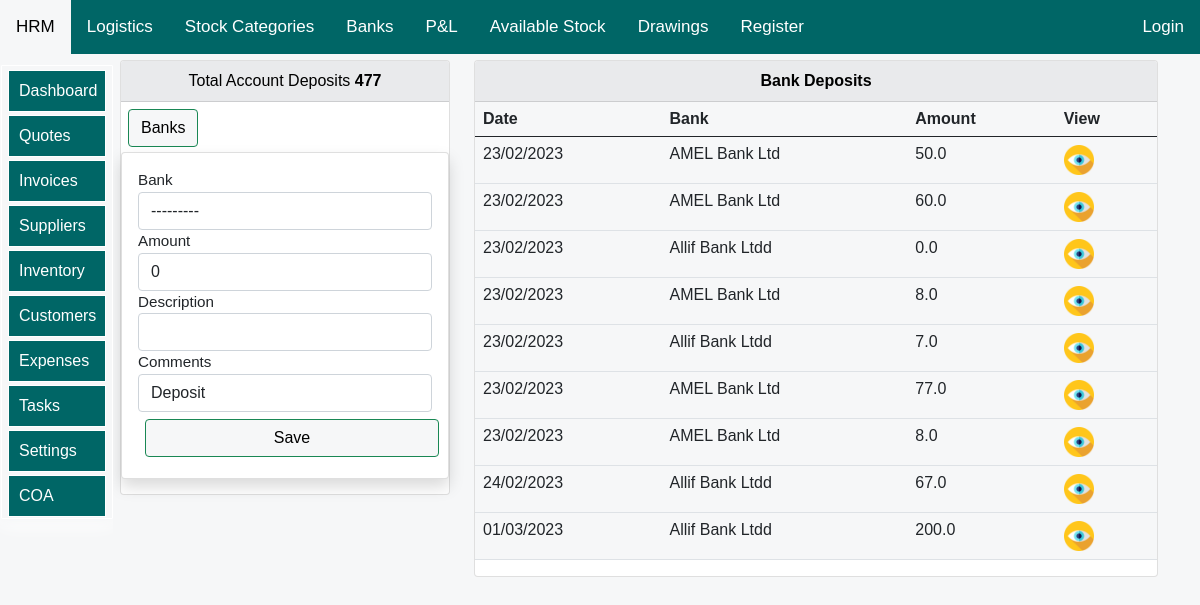
Page /Allifmaal-Bank-Deposits on the committed database.
### allifmaalapp/models.py (models this page shows, shortened)
class AllifmaalBankDepositsModel(models.Model):
    description=models.CharField(max_length=15,blank=True,null=True)
    bank= models.ForeignKey(AllifmaalBanksModel,related_name="depositbankreln",on_delete=models.SET_NULL,blank=False,null=True)
    amount= models.DecimalField(max_digits=10,blank=False,null=True,decimal_places=1,default=0)
    date=models.DateField(auto_now=True)
    comments=models.CharField(max_length=15,blank=True,null=True, default='Deposit')

class AllifmaalBanksModel(models.Model):
    name=models.CharField(max_length=15,blank=False,null=True)
    account=models.CharField(max_length=15,blank=True,null=True)
    balance= models.DecimalField(max_digits=10,blank=False,null=True,decimal_places=1,default=0)
    date=models.DateField(auto_now=True)
    comments=models.CharField(max_length=15,blank=True,null=True, default='comment')
    def __str__(self):
        return '{}'.format(self.name)

### allifmaalapp/views.py (the view, shortened to what this page needs)
# urls.py: path('Allifmaal-Bank-Deposits', views.AllifmaalBankDeposits, name="AllifmaalBankDeposits"),
def AllifmaalBankDeposits(request):
    title="Allifmaal Bank Deposits"
    deposits=AllifmaalBankDepositsModel.objects.all()
    tot_bal=AllifmaalBankDepositsModel.objects.filter(amount__gt=0).order_by('-amount').aggregate(Sum('amount'))['amount__sum']
    form=AddAllifmaalBankDepositForm()
    context={
        "title":title,
        "form":form,
        "deposits":deposits,
        "tot_bal":tot_bal,
    }
    return render(request,'allifmaalapp/banks/allifmaalbankdeposits.html',context)

### allifmaalapp/forms.py
class AddAllifmaalBankDepositForm(forms.ModelForm):
    class Meta:
        model = AllifmaalBankDepositsModel
        fields = ['description','amount','bank','comments']
        widgets={
            'description':forms.TextInput(attrs={'class':'form-control'}),
            'amount':forms.TextInput(attrs={'class':'form-control'}),
            'bank':forms.Select(attrs={'class':'form-control'}),
            'comments':forms.TextInput(attrs={'class':'form-control'}),
        }

### allifmaalapp/templates/allifmaalapp/banks/allifmaalbankdeposits.html (shortened to what this page needs)
{% extends 'allifmaalapp/bases/allifbase.html'%}
{% load static %}
{% load humanize %}
{% load crispy_forms_tags %}
{% block style %}
<link href="{% static 'css/bootstrap.min.css' %}" rel="stylesheet">
<link rel="stylesheet" href="https://use.fontawesome.com/releases/v5.15.2/css/all.css"
>
   {%endblock%}
   {% block body %}
<div class="container">
    <div class="row mt-12" >
        <div class="col-md-4">
            <div class="card">
                <div id="allif-section-headers" class="card-header ">
                Total Account Deposits <strong>{{tot_bal|intcomma}}</strong>
                </div>
                <div >
                    <a  href="{% url 'allifmaalapp:AllifmaalBanks' %}">
                    <button id="allif-link-buttons" type="button" class="btn btn-success mybuttonlinks" >
                    Banks</button></a>
                    </div>
<div class="col-md-12">
      <div class="col-md-12">
        <form method='POST' action=''>{% csrf_token %}
          <div class="card my-card shadow text-left p-3">
            <label>Bank </label>{{form.bank}}
            <label>Amount</label>{{form.amount}}
            <label>Description</label>{{form.description}}
          <label>Comments</label>{{form.comments}}
          <input type="submit" value='Save' id="allif-link-buttons" class="btn btn-success mybuttonlinks" style="width:100%;">
          </div>
        </form>
      </div>
</div>
            </div>
        </div>
    <div class="col-md-8">
        <div class="card">
            <div id="allif-section-headers" class="card-header">
                <strong>
            Bank Deposits</strong>
            </div>
            <div class="col-md-12">
            <table class="table">
            <thead>
            <tr>
                <th>Date</th>
                <th>Bank</th>
                <th>Amount</th>
                <th>View</th>
            </tr>
        </thead>
        <tbody>
    {% for items in deposits %}
    <tr>
        <td>
            {{items.date|date:'d/m/Y'}}
        </td>
        <td>
            {{items.bank}}
        </td>
        <td> {{items.amount|intcomma}}</td>
        <td>
            <a href="{% url 'allifmaalapp:ShowBankDepositDetails' items.id %}">
                    <img src="{% static 'images/view.png'%}" width="30">
            </a>
        </td>
    </tr>
    {% endfor %}
        </tbody>
        </table>
            </div>
        </div></div></div>
</div>
   {% endblock %}

### allifmaalapp/templates/allifmaalapp/banks/allifmaalbankdeposits.html (style rules this page uses)
body { font-size: 2rem; opacity: 1; position:sticky; overflow: auto; text-align: left; max-width: 100%; background-color: #F6F7F8; margin: auto; padding: auto; }
.container { background-color: #F6F7F8; }
table { background-color: #F6F7F8; }
.mybuttonlinks { margin-top: 7px; margin-left: 7px; margin-bottom: 5px; }
#allif-section-headers { background-color: #e9eaec; color: black; font-size: 16px; text-align: center; }
#allif-link-buttons { background-color: #F6F7F8; color: black; }
a:link { text-decoration: none; }
@media screen and (min-width:1000px) and (max-width:2000px) { .container { margin-top: 10px; display: block; font-size: 0.95rem; margin-left:auto ; margin-right: auto; margin: auto; padding-left: 90px; } }

### allifmaalapp/templates/allifmaalapp/bases/topnavbar.html (style rules this page uses)
body { margin: 0; font-family: Arial, Helvetica, sans-serif; }

### allifmaalapp/templates/allifmaalapp/bases/sidenavbar.html (style rules this page uses)
:root { --sidebar_font_size:1.0rem; }

### rows in the picture
AllifmaalBankDepositsModel: date "23/02/2023", bank "AMEL Bank Ltd", amount "50.0"
AllifmaalBankDepositsModel: date "23/02/2023", bank "AMEL Bank Ltd", amount "60.0"
AllifmaalBankDepositsModel: date "23/02/2023", bank "Allif Bank Ltdd", amount "0.0"
AllifmaalBankDepositsModel: date "23/02/2023", bank "AMEL Bank Ltd", amount "8.0"
AllifmaalBankDepositsModel: date "23/02/2023", bank "Allif Bank Ltdd", amount "7.0"
AllifmaalBankDepositsModel: date "23/02/2023", bank "AMEL Bank Ltd", amount "77.0"
AllifmaalBankDepositsModel: date "23/02/2023", bank "AMEL Bank Ltd", amount "8.0"
AllifmaalBankDepositsModel: date "24/02/2023", bank "Allif Bank Ltdd", amount "67.0"
AllifmaalBankDepositsModel: date "01/03/2023", bank "Allif Bank Ltdd", amount "200.0"

### other values in the picture
{{ tot_bal|intcomma }} "477"
